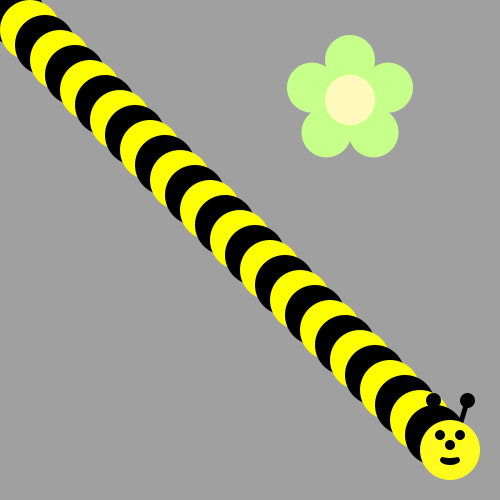
Frame 1 (no input)
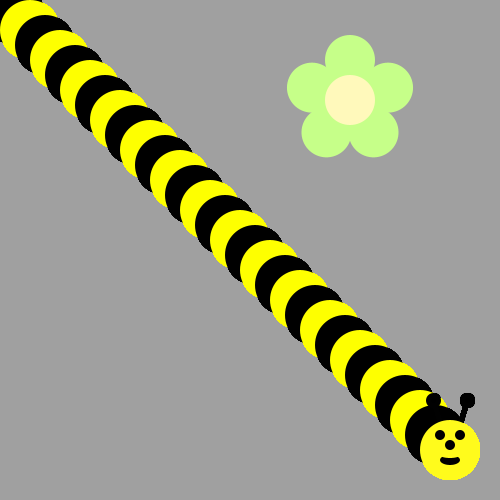
Frame 60 (the mouse pressed at the canvas centre just before this capture)
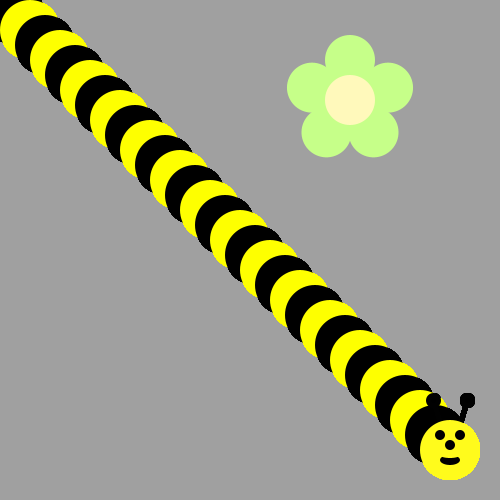
Frame 120 (the mouse held since frame 60 and released just before this capture)

The Processing sketch that drew these frames (run headless with seeded random() and noise(); from frame 60 on, the mouse is pressed at the canvas centre):

// Processing sketch: beeface
// ── beeface.pde
void draw() {
  for(int i=0; i<30 ; i++){
  if (i % 2== 0){
    fill(#FEFF00);
  }
  if (i % 2 == 1){
    fill(#000000);
  }
  
  ellipse(i*15,i*15,60,60);
  
/*Use a loop to make a body for the Bee!
Then put his head on using drawBeeFace(x,y)
Use Modulo to make the colors alternate 
*/
  
  }
  drawBeeFace(450,450);
}

void drawFlower(int x, int y) {
     noStroke();
     translate(x, y);
     // draw 5 petals, rotating after each one
     fill(#c6ff89);      // green
      for (int i = 0; i < 5; i++) {
           ellipse(0, -40, 50, 50);
          rotate(radians(72));
     }
     fill(#fff9bb); // light yellow
     ellipse(0, 0, 50, 50);
}
void drawBeeFace(int BeeFaceX, int BeeFaceY) {
     noStroke();
     fill(0, 0, 0);
     stroke(1);
     strokeWeight(5);
     line(BeeFaceX-10, BeeFaceY-27, BeeFaceX-17, BeeFaceY-50);
     line(BeeFaceX+10, BeeFaceY-27, BeeFaceX+17, BeeFaceY-50);
     ellipse(BeeFaceX-17, BeeFaceY-50, 10, 10);
     ellipse(BeeFaceX+17, BeeFaceY-50, 10, 10);
     noStroke();
     fill(255, 251, 28);
     ellipse(BeeFaceX, BeeFaceY, 60, 60); // face
     fill(255, 237, 209);
     fill(0,0,0);
      ellipse(BeeFaceX-10, BeeFaceY-15, 10, 10); // eyes
     ellipse(BeeFaceX+10, BeeFaceY-15, 10, 10);
      ellipse(BeeFaceX, BeeFaceY-5, 10, 10); // nose
      ellipse(BeeFaceX, BeeFaceY+10, 20, 10);// mouth
     fill(255, 251, 28);
     ellipse(BeeFaceX, BeeFaceY+5, 20, 6);
}

void setup() {
     ellipseMode(CENTER);
     size(500, 500);
     background(160, 160, 160);
      drawFlower(350, 100);
}
